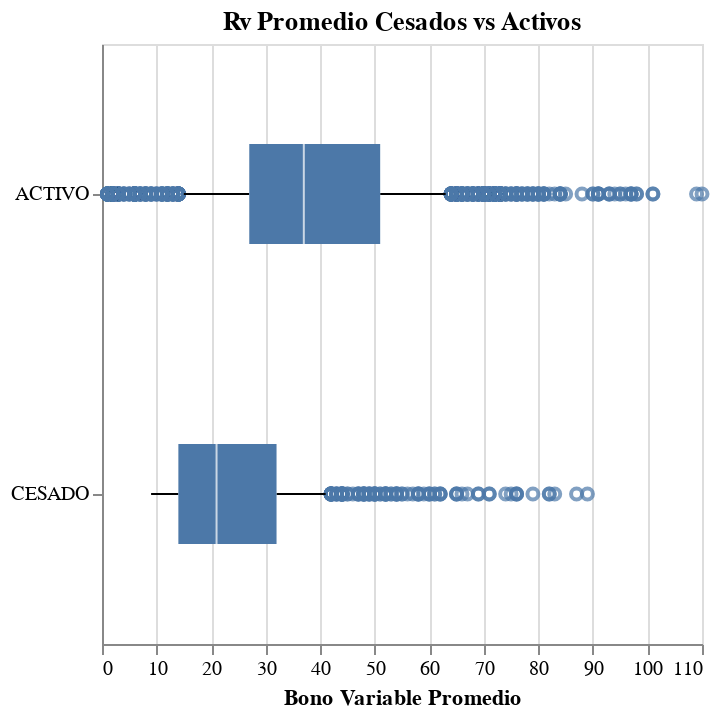

The cell this chart's notebook holds for it:
### Code cell
# rv promedio
alt.Chart(df).mark_boxplot(size=50, extent=0.5).encode(
        y = alt.X(
            'Estado:O',
            title = None),
        x = alt.Y(
            'antiguedad:Q',
            scale = alt.Scale(zero=False),
            title = 'Bono Variable Promedio'),
        ).properties(
            title = 'Rv Promedio Cesados vs Activos',
            width = 300,
            height = 300
        )

### Figure 1 — Vega-Lite specification as saved in the notebook (floating-point values rounded to 4 significant figures; data arrays with more than 128 entries replaced by an {"elided": "..."} marker saying what was removed)
{"config": {"view": {"continuousWidth": 400, "continuousHeight": 300}}, "data": {"name": "data-f5cfff0cada5047782a1cbba79d4e03d"}, "mark": {"type": "boxplot", "extent": 0.5, "size": 50}, "encoding": {"x": {"field": "antiguedad", "scale": {"zero": false}, "title": "Bono Variable Promedio", "type": "quantitative"}, "y": {"field": "Estado", "title": null, "type": "ordinal"}}, "height": 300, "title": "Rv Promedio Cesados vs Activos", "width": 300, "$schema": "https://vega.github.io/schema/vega-lite/v4.17.0.json", "datasets": {"data-f5cfff0cada5047782a1cbba79d4e03d": {"elided": "3117 records"}}}
